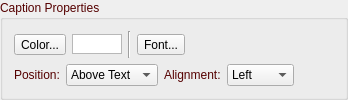
       <widget class="QGroupBox" name="groupBoxCaptionProperties2">
        <property name="palette">
         <palette>
          <active>
           <colorrole role="WindowText">
            <brush brushstyle="SolidPattern">
             <color alpha="255">
              <red>85</red>
              <green>0</green>
              <blue>0</blue>
             </color>
            </brush>
           </colorrole>
          </active>
          <inactive>
           <colorrole role="WindowText">
            <brush brushstyle="SolidPattern">
             <color alpha="255">
              <red>85</red>
              <green>0</green>
              <blue>0</blue>
             </color>
            </brush>
           </colorrole>
          </inactive>
          <disabled>
           <colorrole role="WindowText">
            <brush brushstyle="SolidPattern">
             <color alpha="255">
              <red>120</red>
              <green>120</green>
              <blue>120</blue>
             </color>
            </brush>
           </colorrole>
          </disabled>
         </palette>
        </property>
        <property name="title">
         <string>Caption Properties</string>
        </property>
        <layout class="QVBoxLayout" name="verticalLayout_6">
         <item>
          <layout class="QHBoxLayout" name="horizontalLayout_10">
           <item>
            <widget class="QToolButton" name="toolButtonCaptionColor2">
             <property name="text">
              <string>Color...</string>
             </property>
            </widget>
           </item>
           <item>
            <widget class="QGraphicsView" name="graphicViewCaptionColor2">
             <property name="sizePolicy">
              <sizepolicy hsizetype="Fixed" vsizetype="Fixed">
               <horstretch>0</horstretch>
               <verstretch>0</verstretch>
              </sizepolicy>
             </property>
             <property name="minimumSize">
              <size>
               <width>50</width>
               <height>20</height>
              </size>
             </property>
             <property name="maximumSize">
              <size>
               <width>50</width>
               <height>20</height>
              </size>
             </property>
            </widget>
           </item>
           <item>
            <widget class="Line" name="line_3">
             <property name="orientation">
              <enum>Qt::Vertical</enum>
             </property>
            </widget>
           </item>
           <item>
            <widget class="QToolButton" name="toolButtonCaptionFont2">
             <property name="text">
              <string>Font...</string>
             </property>
            </widget>
           </item>
           <item>
            <widget class="QLabel" name="labelFontCaption2">
             <property name="sizePolicy">
              <sizepolicy hsizetype="Minimum" vsizetype="Preferred">
               <horstretch>0</horstretch>
               <verstretch>0</verstretch>
              </sizepolicy>
             </property>
             <property name="wordWrap">
              <bool>true</bool>
             </property>
            </widget>
           </item>
          </layout>
         </item>
         <item>
          <layout class="QHBoxLayout" name="horizontalLayout_17">
           <item>
            <widget class="QLabel" name="labelPosition2">
             <property name="text">
              <string>Position:</string>
             </property>
            </widget>
           </item>
           <item>
            <widget class="QComboBox" name="comboBoxCaptionPosition2">
             <item>
              <property name="text">
               <string>Above Text</string>
              </property>
             </item>
             <item>
              <property name="text">
               <string>Below Text</string>
              </property>
             </item>
            </widget>
           </item>
           <item>
            <widget class="QLabel" name="labelCaptionAlign2">
             <property name="text">
              <string>Alignment:</string>
             </property>
            </widget>
           </item>
           <item>
            <widget class="QComboBox" name="comboBoxCaptionAlign2">
             <item>
              <property name="text">
               <string>Left</string>
              </property>
             </item>
             <item>
              <property name="text">
               <string>Center</string>
              </property>
             </item>
             <item>
              <property name="text">
               <string>Right</string>
              </property>
             </item>
            </widget>
           </item>
           <item>
            <spacer name="horizontalSpacer_6">
             <property name="orientation">
              <enum>Qt::Horizontal</enum>
             </property>
             <property name="sizeHint" stdset="0">
              <size>
               <width>40</width>
               <height>20</height>
              </size>
             </property>
            </spacer>
           </item>
          </layout>
         </item>
        </layout>
       </widget>
